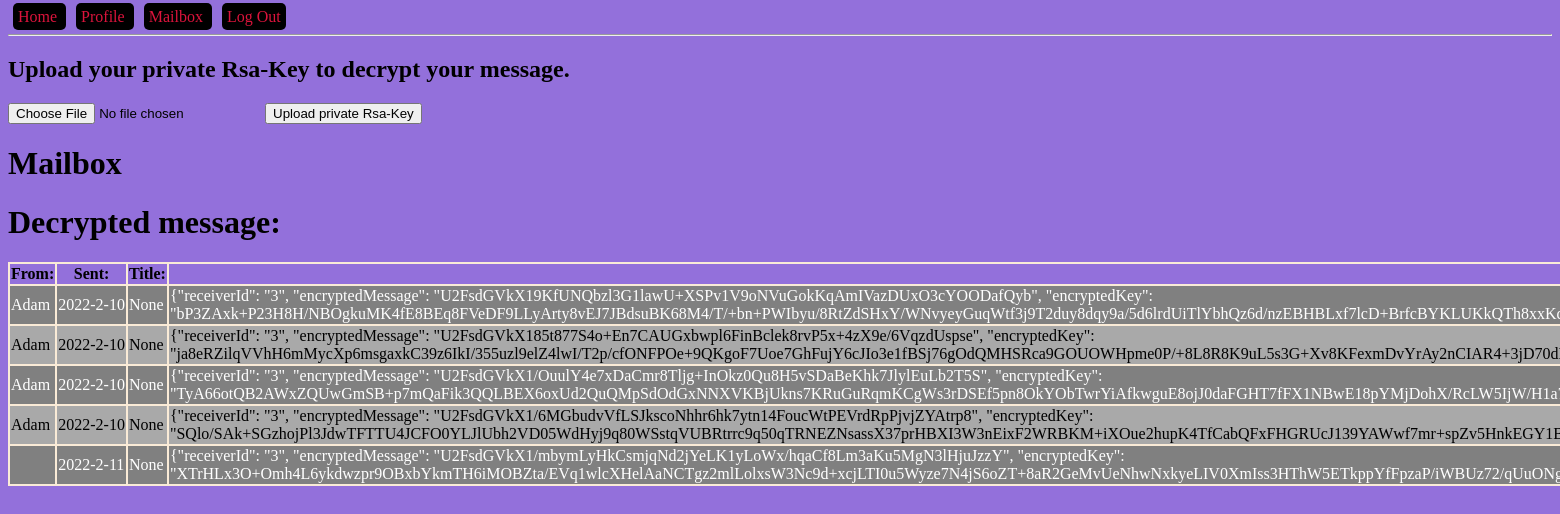
Before: /mailbox (signed in) with the older database file.
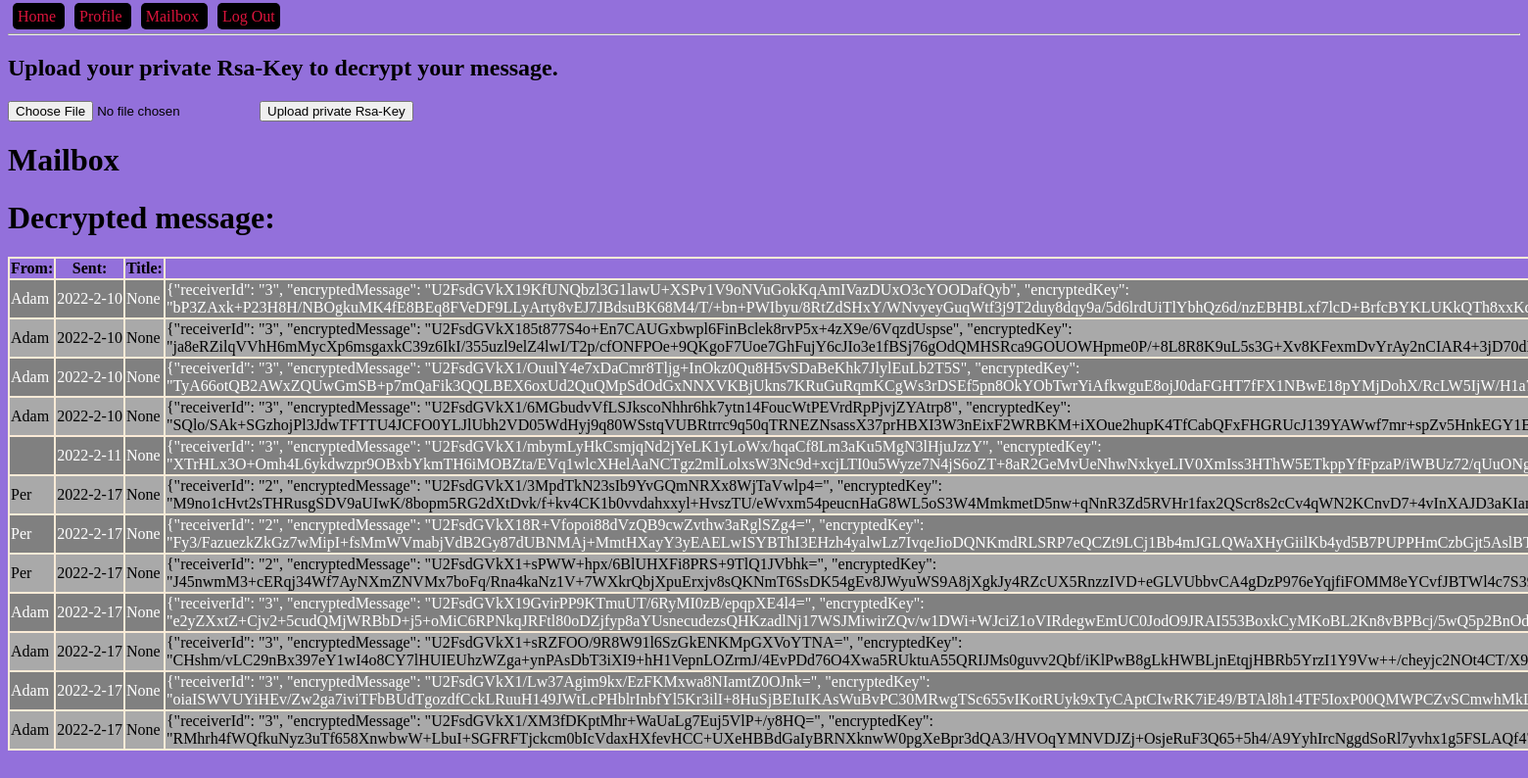
After: the same page with the newer database file.
### models.py (models this page shows, shortened)
class Message(db.Model):
    id = db.Column(db.Integer, primary_key=True, autoincrement=True)
    title = db.Column(db.String(250))
    body = db.Column(db.Text)
    read = db.Column(db.BOOLEAN, default=False)
    sent_time = db.Column(db.DateTime, default=datetime.datetime.now())
    sender_id = db.Column(db.Integer, db.ForeignKey('user.id'), nullable=False)

class User(db.Model):
    id = db.Column(db.Integer, primary_key=True, autoincrement=True)
    name = db.Column(db.String(150))
    email = db.Column(db.String(150), unique=True)
    password = db.Column(db.String(100))
    public_rsa = db.Column(db.Text)
    admin = db.Column(db.BOOLEAN, default=False)
    online = db.Column(db.BOOLEAN, default=False)
    sent_messages = db.relationship('Message', backref='sender', lazy=True)
    recv_messages = db.relationship('Message', secondary=message_recv, lazy='subquery',
                                    backref=db.backref('receivers', lazy=True))

### blueprints/user/__init__.py (the view)
@bp_user.get('/mailbox')
def mailbox_get():
    messages = get_user_messages()
    return render_template('mailbox.html', messages=messages)

### app.py (called while the page is built)
def create_app():
    app = Flask(__name__)
    app.config['SECRET_KEY'] = '123secret'
    app.config['SQLALCHEMY_TRACK_MODIFICATIONS'] = False
    app.config['SQLALCHEMY_DATABASE_URI'] = 'sqlite:///db.sqlite'
    db.init_app(app)
    login_manager = LoginManager()
    login_manager.init_app(app)
    @login_manager.user_loader
    def load_user(user_id):
        from models import User
        return User.query.filter_by(id=user_id).first()
    from blueprints.open import bp_open
    app.register_blueprint(bp_open)
    from blueprints.user import bp_user
    app.register_blueprint(bp_user)
    from blueprints.api import bp_api
    app.register_blueprint(bp_api, url_prefix='/api/v1.0')
    from blueprints.admin import bp_admin
    app.register_blueprint(bp_admin)
    from blueprints.ajax import bp_ajax
    app.register_blueprint(bp_ajax)
    return app

### controllers/message_controller.py (called while the page is built)
def get_user_messages():
    return current_user.recv_messages

### templates/mailbox.html (shortened to what this page needs)
{% extends "base-template.html" %}
{% block content %}
       <h2>Upload your private Rsa-Key to decrypt your message.</h2>
            <input type="file" id="priv-file" enctype="multipart/form-data" />
            <button type="button" onclick="readPrivateKey()">Upload private Rsa-Key</button>
            <br />
    <h1 id="main-heading">Mailbox</h1>
    <table>
        <tr>
            <th>From:</th>
            <th>Sent:</th>
            <th>Title:</th>
            <th>Message</th>
        </tr>
        {% for message in messages %}
            <tr>
                <td>{{ message.sender.name }}</td>
                {% if message.sent_time is not none %}
                    <td>{{ message.sent_time.year }}-{{ message.sent_time.month }}-{{ message.sent_time.day }}</td>
                {% else %}
                    <td>-</td>
                {% endif %}
                <td>{{ message.title }}</td>
                <td id="encrypted-{{ loop.index }}" onclick="decrypt(this)">{{ message.body }}</td>
            </tr>
        {% endfor %}
        <h1>Decrypted message:</h1>
    </table>
    <br/><br/><br/><br/>
{% endblock %}

Changed rows visible on the page:
added Message: sender.name "Per", sent_time.year "2022", sent_time.month "2", sent_time.day "17", title "None", body "{\"receiverId\": \"2\", \"encryptedMessage\": \"U2FsdGVkX1/3MpdTkN23sIb9YvGQmNRXx8WjTaVwlp4=\", \"encryptedKey\":…"
added Message: sender.name "Per", sent_time.year "2022", sent_time.month "2", sent_time.day "17", title "None", body "{\"receiverId\": \"2\", \"encryptedMessage\": \"U2FsdGVkX18R+Vfopoi88dVzQB9cwZvthw3aRglSZg4=\", \"encryptedKey\":…"
added Message: sender.name "Per", sent_time.year "2022", sent_time.month "2", sent_time.day "17", title "None", body "{\"receiverId\": \"2\", \"encryptedMessage\": \"U2FsdGVkX1+sPWW+hpx/6BlUHXFi8PRS+9TlQ1JVbhk=\", \"encryptedKey\":…"
added Message: sender.name "Adam", sent_time.year "2022", sent_time.month "2", sent_time.day "17", title "None", body "{\"receiverId\": \"3\", \"encryptedMessage\": \"U2FsdGVkX19GvirPP9KTmuUT/6RyMI0zB/epqpXE4l4=\", \"encryptedKey\":…"
added Message: sender.name "Adam", sent_time.year "2022", sent_time.month "2", sent_time.day "17", title "None", body "{\"receiverId\": \"3\", \"encryptedMessage\": \"U2FsdGVkX1+sRZFOO/9R8W91l6SzGkENKMpGXVoYTNA=\", \"encryptedKey\":…"
added Message: sender.name "Adam", sent_time.year "2022", sent_time.month "2", sent_time.day "17", title "None", body "{\"receiverId\": \"3\", \"encryptedMessage\": \"U2FsdGVkX1/Lw37Agim9kx/EzFKMxwa8NIamtZ0OJnk=\", \"encryptedKey\":…"
added Message: sender.name "Adam", sent_time.year "2022", sent_time.month "2", sent_time.day "17", title "None", body "{\"receiverId\": \"3\", \"encryptedMessage\": \"U2FsdGVkX1/XM3fDKptMhr+WaUaLg7Euj5VlP+/y8HQ=\", \"encryptedKey\":…"
